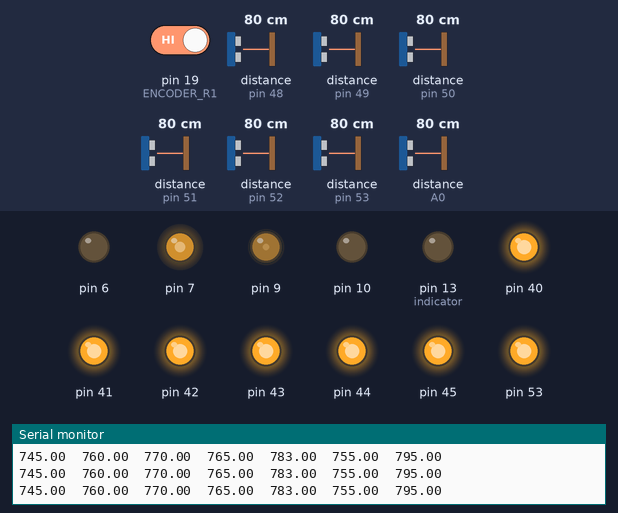
A program run on a simulated Arduino Mega 2560, built with avr-gcc and run on an emulated ATmega2560. On the bench: output pins drawn as LEDs (lit = HIGH), the last lines printed to the serial monitor. The test bench sets the inputs (shaded band); at power-on: distance to the obstacle (sensors on pin 53, A0, pin 48, pin 49, pin 50, pin 51, pin 52) 80 cm, pin 19 (ENCODER_R1) HIGH. The echo pulse lasts 58.3 µs per cm.

Above: at 1.6 s.
1.7 s: distance to the obstacle (sensor on pin 53) set to 120 cm
At 2.9 s:
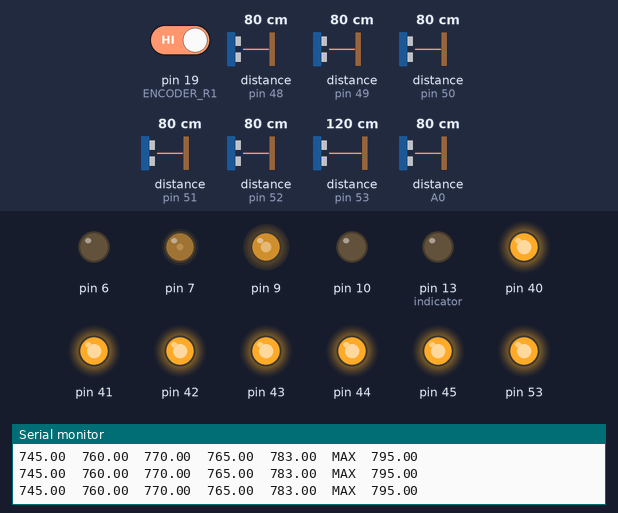
3.3 s: distance to the obstacle (sensor on A0) set to 117 cm
6.3 s: distance to the obstacle (sensor on A0) set to 122 cm
At 8.4 s:
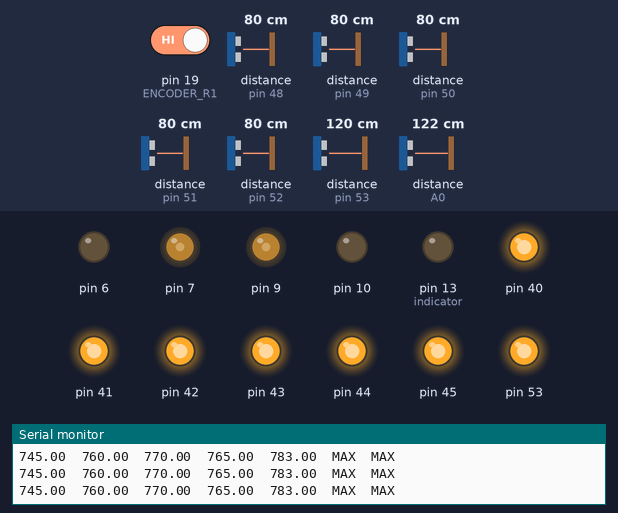
8.7 s: distance to the obstacle (sensor on pin 48) set to 114 cm
10.2 s: distance to the obstacle (sensor on pin 48) set to 122 cm
12.3 s: distance to the obstacle (sensor on pin 49) set to 115 cm
15.3 s: distance to the obstacle (sensor on pin 49) set to 123 cm
Timing chart, 0 to 18.3 s (numbered marks = the images above; inputs shaded):
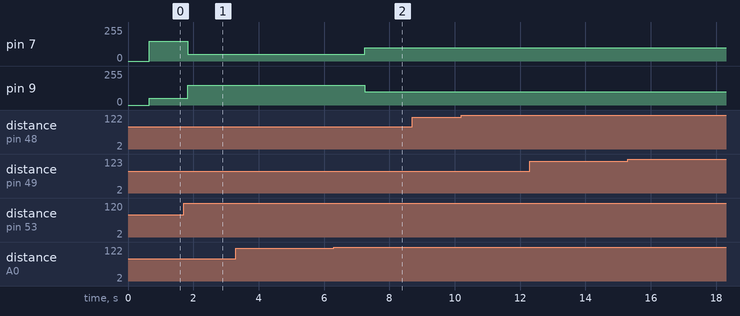

Measured:
- the behaviour switches between 119 and 120 cm on distance to the obstacle (sensor on A0) (found by bisection; images 1 and 2)
- after the input at 1.7 s, pin 7: 150/255 → 50/255 after 0.13 s; pin 9: 50/255 → 150/255 after 0.13 s
- after the input at 6.3 s, pin 7: 50/255 → 100/255 after 0.94 s; pin 9: 150/255 → 100/255 after 0.94 s

The program:

main.cpp
```cpp
#include <Arduino.h>
#include <Wire.h>
#include "lineFollowing.h"
#include "wallFollowing.h"
#include "encoder.h"
#include "pins.h"
#include "motion.h"
#include "gyro.h"
#include "ir.h"
#include "tof.h"
#include "display.h"
#include "armServo.h"


void setup() {
    Wire.begin();
    Serial.begin(9600);
    attachInterrupt(digitalPinToInterrupt(ENCODER_R1),changePulses ,RISING);
    setupPins();
    // setupDisplay();clearDisplay();
    // showDisplay("Initializing...",2,0,0);
    Serial.println("Pins and Display Initialized");
    // setupGyro();
    // delay(5000);
    // Serial.println("Gyro Initialized");
    // showDisplay("Gyro Initialized",2,0,30);
    setupToF();
    // showDisplay("ToF Initialized",2,0,30);
    // setupCalibrateIR();
    // Serial.println(gyro_ok);
    Serial.println("Setup Complete");
    // showDisplay("Moda ",3,0,0);
    // showDisplay("Kariya",3,0,30);
    // setupServo();
    initWallFollower();

}


void loop() {

    runWallFollowerLinear(100);


}
```

armServo.cpp
```cpp
#include "armServo.h"
#include "pins.h"
#include "motion.h"
#include "sharpIr.h"
#include "encoder.h"
#include "lineFollowing.h"
// #include <Arduino.h>
#include <Servo.h>

Servo boxVertical;     // 100 - 15
Servo boxHorizontal;   // 142 - 100
Servo ballVertical;    // 0 - 180
Servo ballHorizontal;  // 0 -180
Servo ballCylinder;    // 0 - 160

int boxVerticalStatus=0;      //0-up  1-down
int boxHorizontalStatus=0;    //0-closed  1-open
int ballVerticalStatus=0;     //0-up 1-down
int ballCylinderStatus=0;     //0-in 1-out
int ballHorizontalStatus=0;   //0-in 180-out
int ballHorizontalDiscreteStatus=180;   //0-in 180-out


void setupServo(){
    boxVertical.attach(BOX_SERVO_VERTICAL_PIN);boxVertical.write(75);
    boxHorizontal.attach(BOX_SERVO_HORIZONTAL_PIN);boxHorizontal.write(142);

    ballVertical.attach(BALL_SERVO_VERTICAL_PIN);ballVertical.write(180);
    ballHorizontal.attach(BALL_SERVO_HORIZONTAL_PIN);ballHorizontal.write(180);
    ballCylinder.attach(BALL_SERVO_CYLINDER_PIN);ballCylinder.write(180);
}


//box
void boxVerticalUp(){
    if (boxVerticalStatus==0){return;}
    else{
       for (int i=15;i<=100;i++){
           boxVertical.write(i);
           delay(5);
       }
       boxVerticalStatus=0;
    }
}

void boxVerticalDown(){
    if (boxVerticalStatus==1){return;}
    else{
       for (int i=100;i>=15;i--){
           boxVertical.write(i);
           delay(5);
       }
       boxVerticalStatus=1;
    }
}

void boxHorizontalClose(){
    if (boxHorizontalStatus==0){return;}
    else{
       for (int i=100;i<=142;i++){
           boxHorizontal.write(i);
           delay(5);
       }
       boxHorizontalStatus=0;
    }
}

void boxHorizontalOpen(){
    if (boxHorizontalStatus==1){return;}
    else{
       for (int i=142;i>=100;i--){
           boxHorizontal.write(i);
           delay(5);
       }
       boxHorizontalStatus=1;
    }
}

void getBox(){boxHorizontalOpen();boxVerticalDown();boxHorizontalClose();}

void grabBox(){
    resetPulses();
    while(distance()<250)runLineFollower(50,50);
    boxHorizontalOpen();boxVerticalDown();
    goDistance(-300,50);
    boxHorizontalClose();
    goDistance(50,50);
}

void releaseBox(){boxVerticalUp();}


// ball
void ballVerticalUp(){
    if (ballVerticalStatus==0){return;}
    else{
       for (int i=0;i<=0;i++){
           ballVertical.write(i);
           delay(10);
       }
       ballVerticalStatus=0;
    }
}


void ballVerticalDown(){
    if (ballVerticalStatus==1){return;}
    else{
       for (int i=180;i>=0;i--){
           ballVertical.write(i);
           delay(10);
       }
       ballVerticalStatus=1;
    }
}


void ballCylinderIn(){
    if (ballCylinderStatus==0){return;}
    else{
       for (int i=0;i<=180;i++){
           ballCylinder.write(i);
           delay(5);
       }
       ballCylinderStatus=0;
    }
}

void ballCylinderOut(){
    if (ballCylinderStatus==1){return;}
    else{
       for (int i=180;i>=0;i--){
           ballCylinder.write(i);
           delay(5);
       }
       ballCylinderStatus=1;
    }
}


void ballHorizontalIn(){
    if (ballHorizontalStatus==0){return;}
    else{
       for (int i=0;i<=180;i++){
           ballHorizontal.write(i);
           delay(5);
       }
       ballHorizontalStatus=0;
    }
}


void ballHorizontalOut(){
    if (ballHorizontalStatus==1){return;}
    else{
       for (int i=180;i>=0;i--){
           ballHorizontal.write(i);
           delay(5);
       }
       ballHorizontalStatus=1;
    }
}
```

armServo.h
```cpp
#ifndef ARM_SERVO_H
#define ARM_SERVO_H
#include <Arduino.h>
// #include <Servo.h>

void setupServo();
void getBox();
void releaseBox();
void grabBox();

void ballVerticalUp();
void ballVerticalDown();
void ballCylinderIn();
void ballCylinderOut();
void ballHorizontalIn();
void ballHorizontalOut();
// void ballHorizontalAdjust();

void runBallPicker();
void pickBall();
void endBallPicker();


#endif
```

color.cpp
```cpp
#include "color.h"
#include "pins.h"


int redMin1 =30; //14; // Red minimum value
int redMax1 = 274;//92; // Red maximum value
int greenMin1 = 50;//15; // Green minimum value
int greenMax1 = 235;//111; // Green maximum value
int blueMin1 = 50;//13; // Blue minimum value
int blueMax1 = 230;//93; // Blue maximum value

int redMin2 = 15; // Red minimum value
int redMax2 = 92; // Red maximum value
int greenMin2 = 15; // Green minimum value
int greenMax2 = 111; // Green maximum value
int blueMin2 = 13; // Blue minimum value
int blueMax2 = 93; // Blue maximum value


int color=0;


int getRed1()   { digitalWrite(COLOR1_S2,LOW);  digitalWrite(COLOR1_S3,LOW);  return pulseIn(COLOR1_OUT, LOW); }
int getGreen1() { digitalWrite(COLOR1_S2,HIGH); digitalWrite(COLOR1_S3,HIGH); return pulseIn(COLOR1_OUT, LOW); }
int getBlue1()  { digitalWrite(COLOR1_S2,LOW);  digitalWrite(COLOR1_S3,HIGH); return pulseIn(COLOR1_OUT, LOW); }

int getRed2()   { digitalWrite(COLOR2_S2,LOW);  digitalWrite(COLOR2_S3,LOW);  return pulseIn(COLOR2_OUT, LOW); }
int getGreen2() { digitalWrite(COLOR2_S2,HIGH); digitalWrite(COLOR2_S3,HIGH); return pulseIn(COLOR2_OUT, LOW); }
int getBlue2()  { digitalWrite(COLOR2_S2,LOW);  digitalWrite(COLOR2_S3,HIGH); return pulseIn(COLOR2_OUT, LOW); }


void setupColor(){
    digitalWrite(COLOR1_S0,HIGH); digitalWrite(COLOR1_S1,LOW);
    digitalWrite(COLOR2_S0,HIGH); digitalWrite(COLOR2_S1,LOW);
}


int readColor(int color_sensor_number){
    int r, g, b;
    Serial.print(getRed1());Serial.print("  "); Serial.print(getGreen1());Serial.print("  "); Serial.println(getBlue1());
    if (color_sensor_number==1){
    r = map(getRed1(),   redMin1, redMax1, 255, 0);
    g = map(getGreen1(), greenMin1, greenMax1, 255, 0);
    b = map(getBlue1(),  blueMin1, blueMax1, 255, 0);
    }

    if (color_sensor_number==2){
    r = map(getRed2(),   redMin2, redMax2, 255, 0);
    g = map(getGreen2(), greenMin2, greenMax2, 255, 0);
    b = map(getBlue2(),  blueMin2, blueMax2, 255, 0);
    }
    r = constrain(r, 0, 255);
    g = constrain(g, 0, 255);
    b = constrain(b, 0, 255);


    if      (r > g && r > b)  {  Serial.println("RED"); color = 1;    }
    else if (g > r && g > b)  {  Serial.println("GREEN"); color = 2;  }
    else if (b > r && b > g)  {  Serial.println("BLUE"); color = 3;   }
    else                      {  Serial.println("No color"); color = 0; }
    return color;

}


void calibrateColor(){
  Serial.println("Place White Paper");
  delay(5000);
  Serial.println("Minmum Values");
  Serial.print("Sensor 1 ");
  Serial.print(" R:"); Serial.print(getRed1());
  Serial.print(" G:"); Serial.print(getGreen1());
  Serial.print(" B:"); Serial.println(getBlue1());

  Serial.print("Sensor 2 ");
  Serial.print(" R:"); Serial.print(getRed2());
  Serial.print(" G:"); Serial.print(getGreen2());
  Serial.print(" B:"); Serial.println(getBlue2());
  Serial.println();

  Serial.println("Place Black Paper");
  delay(5000);
  Serial.println("Maximum Values");
  Serial.print("Sensor 1 ");
  Serial.print(" R:"); Serial.print(getRed1());
  Serial.print(" G:"); Serial.print(getGreen1());
  Serial.print(" B:"); Serial.println(getBlue1());

  Serial.print("Sensor 2");
  Serial.print(" R:"); Serial.print(getRed2());
  Serial.print(" G:"); Serial.print(getGreen2());
  Serial.print(" B:"); Serial.println(getBlue2());
  Serial.println();
}


// #include "color.h"
// #include "pins.h"


// int redMin1 = 14; // Red minimum value
// int redMax1 = 92; // Red maximum value
// int greenMin1 = 15; // Green minimum value
// int greenMax1 = 111; // Green maximum value
// int blueMin1 = 13; // Blue minimum value
// int blueMax1 = 93; // Blue maximum value

// int redMin2 = 15; // Red minimum value
// int redMax2 = 100; // Red maximum value
// int greenMin2 = 15; // Green minimum value
// int greenMax2 = 120; // Green maximum value
// int blueMin2 = 15; // Blue minimum value
// int blueMax2 = 100; // Blue maximum value


// int color=0;


// int getRed1()   { digitalWrite(COLOR1_S2,LOW);  digitalWrite(COLOR1_S3,LOW);  return pulseIn(COLOR1_OUT, LOW); }
// int getGreen1() { digitalWrite(COLOR1_S2,HIGH); digitalWrite(COLOR1_S3,HIGH); return pulseIn(COLOR1_OUT, LOW); }
// int getBlue1()  { digitalWrite(COLOR1_S2,LOW);  digitalWrite(COLOR1_S3,HIGH); return pulseIn(COLOR1_OUT, LOW); }

// int getRed2()   { digitalWrite(COLOR2_S2,LOW);  digitalWrite(COLOR2_S3,LOW);  return pulseIn(COLOR2_OUT, LOW); }
// int getGreen2() { digitalWrite(COLOR2_S2,HIGH); digitalWrite(COLOR2_S3,HIGH); return pulseIn(COLOR2_OUT, LOW); }
// int getBlue2()  { digitalWrite(COLOR2_S2,LOW);  digitalWrite(COLOR2_S3,HIGH); return pulseIn(COLOR2_OUT, LOW); }


// void setupColor(){
//     digitalWrite(COLOR1_S0,HIGH); digitalWrite(COLOR1_S1,LOW);
//     digitalWrite(COLOR2_S0,HIGH); digitalWrite(COLOR2_S1,LOW);
// }


// void readColor(int color_sensor_number){
//     int r, g, b;
//     if (color_sensor_number==1){
//     r = map(getRed1(),   redMin1, redMax1, 255, 0);
//     g = map(getGreen1(), greenMin1, greenMax1, 255, 0);
//     b = map(getBlue1(),  blueMin1, blueMax1, 255, 0);
//     }

//     if (color_sensor_number==2){
//     r = map(getRed2(),   redMin2, redMax2, 255, 0);
//     g = map(getGreen2(), greenMin2, greenMax2, 255, 0);
//     b = map(getBlue2(),  blueMin2, blueMax2, 255, 0);
//     }
//     r = constrain(r, 0, 255);
//     g = constrain(g, 0, 255);
//     b = constrain(b, 0, 255);

//     if      (r > g && r > b)  {  Serial.print("RED"); color = 1;    }
//     else if (g > r && g > b)  {  Serial.print("GREEN"); color = 2;  }
//     else if (b > r && b > g)  {  Serial.print("BLUE"); color = 3;   }
//     else                      {  Serial.print("No color"); color = 0; }

// }


// void calibrateColor(int color_sensor_number){
//     int minlist[3];
//     int maxlist[3];
//     unsigned long t_initial=millis();
//     int r,g,b;
//     if (color_sensor_number==1){
//         r=getRed1(); minlist[0]=r; maxlist[0]=r;
//         g=getGreen1(); minlist[1]=g; maxlist[1]=g;
//         b=getBlue1(); minlist[2]=b; maxlist[2]=b;
//         while ((millis()-t_initial)<5000){
//             r=getRed1();
//             if (r<minlist[0])minlist[0]=r;
//             if (r>maxlist[0])maxlist[0]=r;
//             g=getGreen1();
//             if (g<minlist[1])minlist[1]=g;
//             if (g>maxlist[1])maxlist[1]=g;
//             b=getBlue1();
//             if (b<minlist[2])minlist[2]=b;
//             if (b>maxlist[2])maxlist[2]=b;
//         }
//     }
//     if (color_sensor_number==2){
//         r=getRed2(); minlist[0]=r; maxlist[0]=r;
//         g=getGreen2(); minlist[1]=g; maxlist[1]=g;
//         b=getBlue2(); minlist[2]=b; maxlist[2]=b;
//         while ((millis()-t_initial)<5000){
//             r=getRed2();
//             if (r<minlist[0])minlist[0]=r;
//             if (r>maxlist[0])maxlist[0]=r;
//             g=getGreen2();
//             if (g<minlist[1])minlist[1]=g;
//             if (g>maxlist[1])maxlist[1]=g;
//             b=getBlue2();
//             if (b<minlist[2])minlist[2]=b;
//             if (b>maxlist[2])maxlist[2]=b;
//         }
//     }
//     Serial.println("Color Sensor ");Serial.println(color_sensor_number);
//     Serial.print("Red Min: ");Serial.print(minlist[0]); Serial.print("  Max: ");Serial.println(maxlist[0]);
//     Serial.print("Green Min: ");Serial.print(minlist[1]); Serial.print("  Max: ");Serial.println(maxlist[1]);
//     Serial.print("Blue Min: ");Serial.print(minlist[2]); Serial.print("  Max: ");Serial.println(maxlist[2]);
// }
```

color.h
```cpp
#ifndef COLOR_H
#define COLOR_H

#include <Arduino.h>

extern int color;

void setupColor();
int readColor(int color_sensor_number);
void calibrateColor();

#endif


// #ifndef COLOR_H
// #define COLOR_H

// #include <Arduino.h>

// extern int color;

// void setupColor();
// void readColor(int color_sensor_number);

// #endif
```

display.cpp
```cpp
#include "display.h"


Adafruit_SSD1306 display = Adafruit_SSD1306(128, 64, &Wire);
bool display_ok = false;


void setupDisplay() {
  display_ok = display.begin(SSD1306_SWITCHCAPVCC, 0x3C);
  delay(100);
  if (display_ok) {
    display.clearDisplay();
    display.setTextColor(WHITE);
  }
}


void showDisplay(String text, int textSize,int x=0,int y=0) {
  if (!display_ok) return;

  display.setTextSize(textSize);
  display.setCursor(x,y);
  display.println(text);
  display.display();
}


void clearDisplay() {
  if (!display_ok) return;
  display.clearDisplay();
  display.display();
}
```

display.h
```cpp
#ifndef DISPLAY_H
#define DISPLAY_H

#include <Adafruit_SSD1306.h>

extern bool display_ok;

void setupDisplay();
void showDisplay(String text, int textSize, int x=0, int y=0);
void clearDisplay();

#endif
```

encoder.cpp
```cpp
#include "encoder.h"
#include "pins.h"


volatile long pulses = 0;

void changePulses(){
  if (digitalRead(ENCODER_R2) == LOW) {pulses++;}
  else {pulses--;}
}

void resetPulses() {
    noInterrupts();pulses = 0;interrupts();
}

long getPulses() {
    noInterrupts();long p = pulses;interrupts();
    return p;
}

float distance(){
  return (getPulses()*PI*65/224);
}
```

encoder.h
```cpp
#ifndef ENCODER_H
#define ENCODER_H
#include <Arduino.h>

extern volatile long pulses;
void changePulses();
void resetPulses();
long getPulses();

#endif
```

gyro.cpp
```cpp
#include "gyro.h"
#include "I2Cdev.h"
#include "MPU6050_6Axis_MotionApps20.h"
#include <Wire.h>

// --- CONFIGURATION ---
const int INTERRUPT_PIN = 2;

MPU6050 mpu; // Address 0x68

// --- VARIABLES ---
bool gyro_ok = false;
uint8_t fifoBuffer[64];
Quaternion q;
float ypr[3];

// Global storage
float currentYaw = 0.0;
float currentPitch = 0.0;

volatile bool mpuInterrupt = false;
void dmpDataReady() {
    mpuInterrupt = true;
}

// Helper to wrap angle to 0-360
float wrap360(float angleDeg) {
    while (angleDeg < 0.0) angleDeg += 360.0;
    while (angleDeg >= 360.0) angleDeg -= 360.0;
    return angleDeg;
}

void setupGyro() {
    Serial.println(F("Initializing MPU6050..."));
    mpu.initialize();
    pinMode(INTERRUPT_PIN, INPUT);

    if (!mpu.testConnection()) {
        Serial.println(F("MPU connection FAILED"));
        gyro_ok = false;
        return;
    }

    // Initialize DMP
    uint8_t devStatus = mpu.dmpInitialize();

    // YOUR OFFSETS (Keep these!)
    mpu.setXGyroOffset(220);
    mpu.setYGyroOffset(76);
    mpu.setZGyroOffset(-85);
    mpu.setZAccelOffset(1788);

    if (devStatus == 0) {
        mpu.CalibrateAccel(6);
        mpu.CalibrateGyro(6);
        mpu.setDMPEnabled(true);
        attachInterrupt(digitalPinToInterrupt(INTERRUPT_PIN), dmpDataReady, RISING);
        gyro_ok = true;
        Serial.println(F("DMP Ready!"));
    } else {
        Serial.print(F("DMP Failed code: "));
        Serial.println(devStatus);
        gyro_ok = false;
    }
}

// Returns TRUE if we successfully updated currentYaw
// Returns FALSE if the FIFO was empty or corrupt
bool updateGyro() {
    if (!gyro_ok) return false;

    // Check if data is available (Non-blocking)
    if (mpu.dmpGetCurrentFIFOPacket(fifoBuffer)) {

        mpu.dmpGetQuaternion(&q, fifoBuffer);
        VectorFloat gravity;
        mpu.dmpGetGravity(&gravity, &q);
        mpu.dmpGetYawPitchRoll(ypr, &q, &gravity);

        // Convert to degrees
        float yawDeg   = ypr[0] * 180.0 / M_PI;
        float pitchDeg = ypr[1] * 180.0 / M_PI;

        currentYaw = wrap360(yawDeg);
        currentPitch = pitchDeg;

        return true; // SUCCESS! New data.
    }

    return false; // NO DATA. Use old value.
}

void flushGyro() {
    if (!gyro_ok) return;
    // Read continuously until buffer is drained
    // This removes "lag" from old packets
    for (int i = 0; i < 10; i++) {
        updateGyro();
        delay(5);
    }
}


// #include "gyro.h"
// #include "display.h"

// #include <Wire.h>
// #include <Adafruit_Sensor.h>
// #include <Adafruit_BNO055.h>

// // IMU
// Adafruit_BNO055 bno=Adafruit_BNO055(55, 0x28, &Wire);
// // Adafruit_BNO055 bno;
// bool gyro_ok = false;

// void gyro_error_indicator(){                             //error detection
//   // showDisplay("Error:",2,0,0);
//   // showDisplay("Gyro",2,0,30);
//   for (int i=0;i<5;i++){
//     digitalWrite(13,HIGH);
//     delay(500);
//     digitalWrite(13,LOW);
//     delay(500);
//   }
// }

// void setupGyro() {
//   gyro_ok = bno.begin();
//   delay(1000);
//   if (gyro_ok) {
//     bno.setExtCrystalUse(true);
//     flushGyro();
//   }
//   else {gyro_error_indicator();}
// }

// float readGyro() {
//   // if (!imu_ok) return 0;
//   sensors_event_t orientationData;
//   bno.getEvent(&orientationData, Adafruit_BNO055::VECTOR_EULER);
//   return orientationData.orientation.x;
// }

// void flushGyro() {
//   for (int i = 0; i < 5; i++) {
//     readGyro();delay(10);
//   }
// }


// #include "gyro.h"

// #include <Wire.h>
// #include <Adafruit_Sensor.h>
// #include <Adafruit_BNO055.h>

// // IMU
// Adafruit_BNO055 bno=Adafruit_BNO055(55, 0x29, &Wire);
// // Adafruit_BNO055 bno;
// bool imu_ok = false;

// void setupGyro() {
//   imu_ok = bno.begin();
//   delay(1000);
//   if (imu_ok) {
//     bno.setExtCrystalUse(true);
//   }
// }

// float readGyro() {
//   // if (!imu_ok) return 0;
//   sensors_event_t orientationData;
//   bno.getEvent(&orientationData, Adafruit_BNO055::VECTOR_EULER);
//   return orientationData.orientation.x;
// }
```

Source omitted: gyro.h (539 bytes), ir.cpp (3116 bytes), ir.h (667 bytes), lineFollowing.cpp (3686 bytes), lineFollowing.h (276 bytes), motion.cpp (10363 bytes), motion.h (910 bytes), sharpIr.cpp (452 bytes), sharpIr.h (89 bytes), task1.cpp (7879 bytes), task1.h (365 bytes), task2.cpp (2388 bytes) and 15 more
